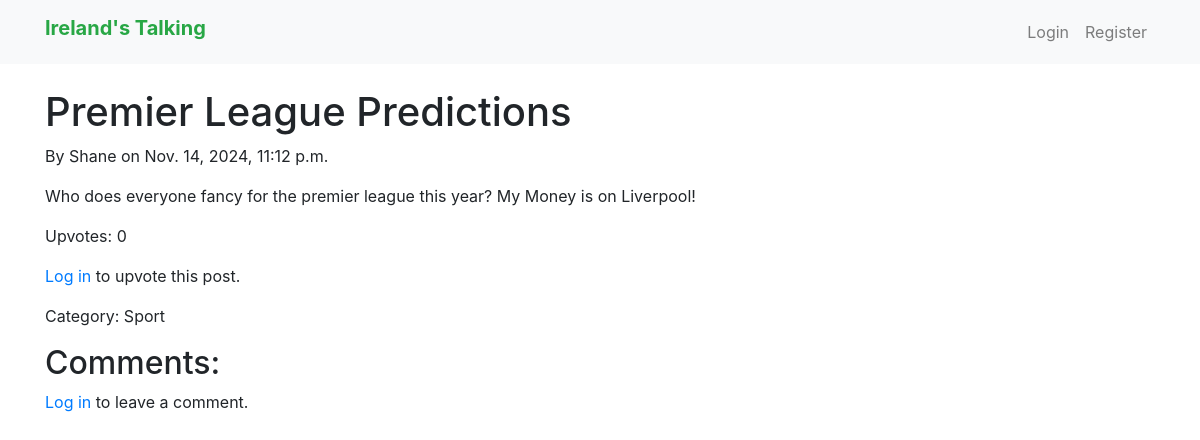
Page /post/4/ on the earlier database version.
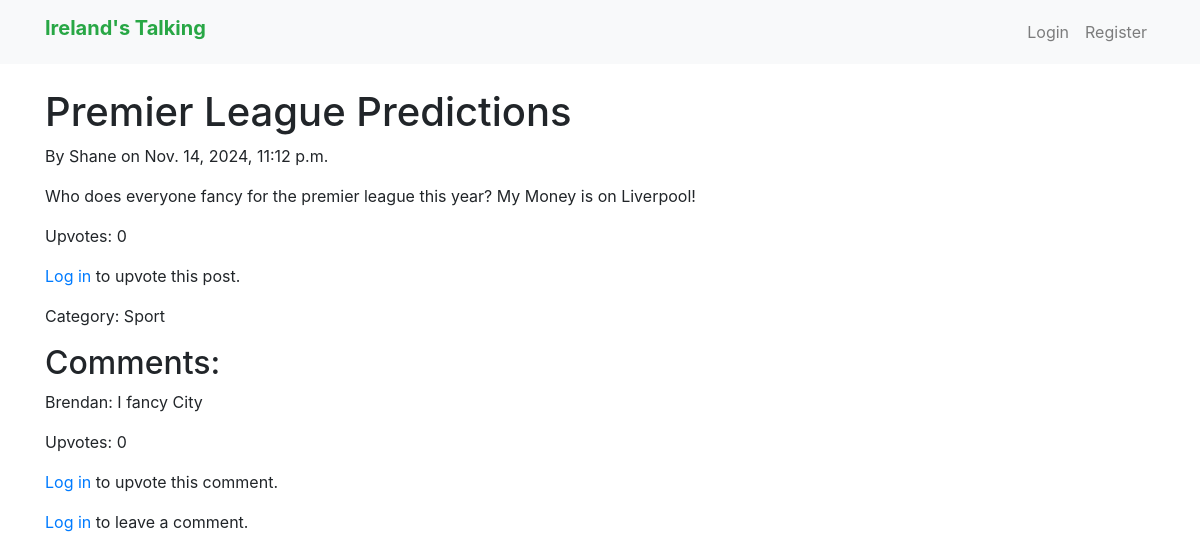
Same page on the later database version.
### posts/models.py (models this page shows, shortened)
class Comment(models.Model):
    post = models.ForeignKey(Post, on_delete=models.CASCADE, related_name='comments')  # Link to post
    author = models.ForeignKey(User, on_delete=models.CASCADE)  # Link to author (User)
    content = models.TextField()  # Comment content
    created_at = models.DateTimeField(auto_now_add=True)  # Timestamp for creation
    upvotes = models.ManyToManyField(User, related_name='comment_upvotes', blank=True)  # Track users who upvoted
    def upvote_count(self):
        return self.upvotes.count()  # Return count of upvotes

### posts/views.py (the view)
# urls.py: path('post/<int:post_id>/', views.post_detail, name='post_detail'),  # View post details
def post_detail(request, post_id):
    post = get_object_or_404(Post, id=post_id)
    comments = post.comments.all()
    if request.method == 'POST':
        form = CommentForm(request.POST)
        if form.is_valid():
            comment = form.save(commit=False)
            comment.author = request.user
            comment.post = post
            comment.save()
            return redirect('post_detail', post_id=post.id)
    else:
        form = CommentForm()
    return render(request, 'posts/post_detail.html', {'post': post, 'form': form, 'comments': comments})

### posts/models.py (called while the page is built)
    def upvote_count(self):
        return self.upvotes.count()  # Return count of upvotes

### posts/templates/posts/post_detail.html (shortened to what this page needs)
{% extends 'base.html' %}
{% block content %}
<h1>{{ post.title }}</h1>
<p>By {{ post.author.username }} on {{ post.created_at }}</p>
<p>{{ post.content }}</p>
<p>Upvotes: {{ post.upvote_count }}</p>
{% if user.is_authenticated %}
    <form method="post" action="{% url 'upvote_post' post.id %}">
        {% csrf_token %}
        <button type="submit" class="btn btn-success">Upvote Post</button>
    </form>
{% else %}
    <p><a href="{% url 'login' %}">Log in</a> to upvote this post.</p>
{% endif %}
{% if post.category %}
    <p>Category: {{ post.category.name }}</p>
{% else %}
    <p>Category: No Category</p>
{% endif %}
<h2>Comments:</h2>
{% for comment in comments %}
    <div class="comment">
        <p>{{ comment.author.username }}: {{ comment.content }}</p>
        <p>Upvotes: {{ comment.upvote_count }}</p>
        {% if user.is_authenticated %}
            <form method="post" action="{% url 'upvote_comment' comment.id %}">
                {% csrf_token %}
                <button type="submit" class="btn btn-primary">Upvote Comment</button>
            </form>
        {% else %}
            <p><a href="{% url 'login' %}">Log in</a> to upvote this comment.</p>
        {% endif %}
    </div>
{% endfor %}
{% if user.is_authenticated %}
    <form method="post">
        {% csrf_token %}
        {{ form.as_p }}
        <button type="submit" class="btn btn-primary">Add Comment</button>
    </form>
{% else %}
    <p><a href="{% url 'login' %}">Log in</a> to leave a comment.</p>
{% endif %}
{% endblock %}

Differences in the rows shown:
added Comment: author.username "Brendan", content "I fancy City", upvote_count "0"
